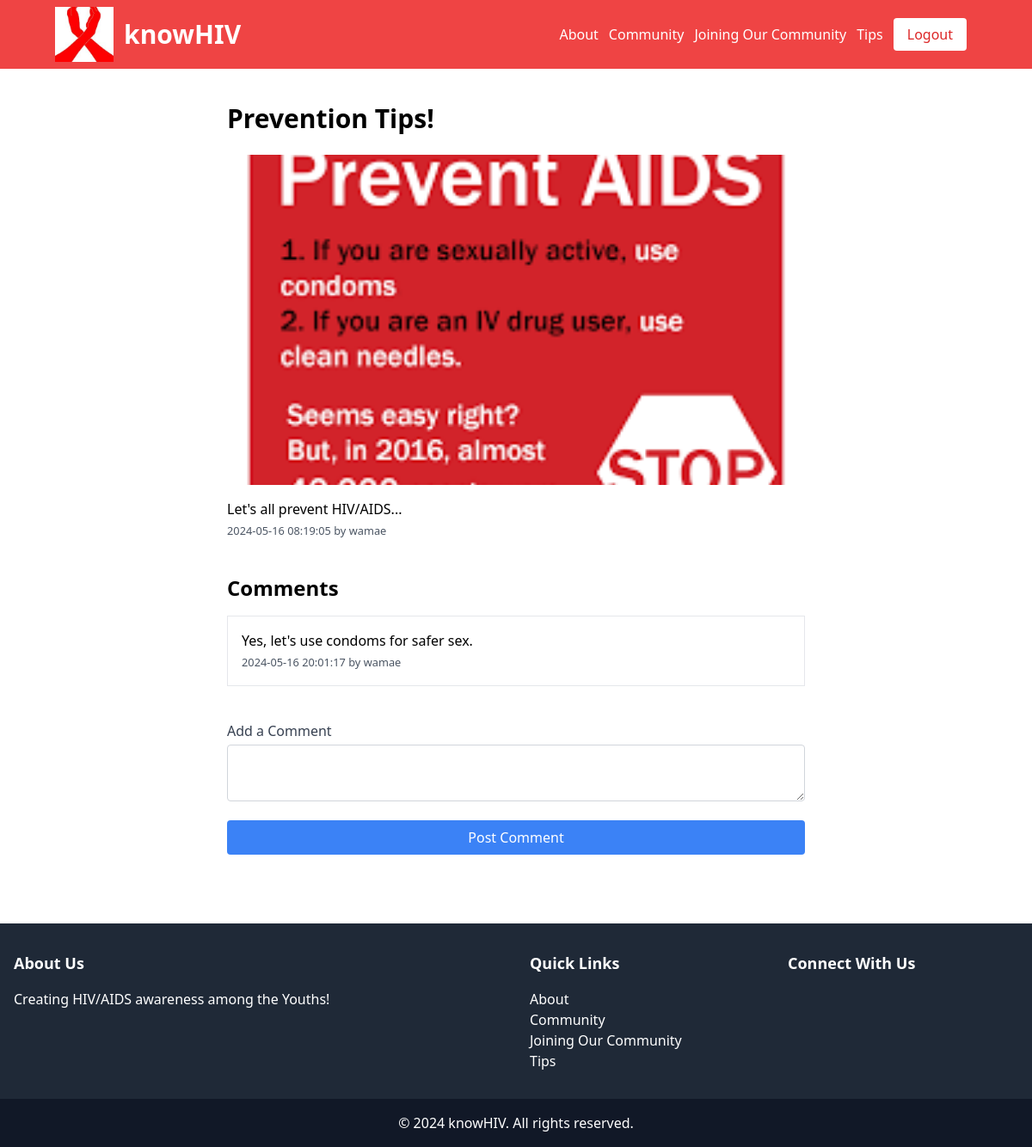
Page /view_post.php?id=11 (signed in) on the committed database.
### tables this page shows
CREATE TABLE `posts` (
  `id` int(11) NOT NULL,
  `user_id` int(11) NOT NULL,
  `title` varchar(255) NOT NULL,
  `content` text NOT NULL,
  `image_url` varchar(255) DEFAULT NULL,
  `created_at` timestamp NOT NULL DEFAULT current_timestamp(),
  `flagged` tinyint(1) DEFAULT 0
);

CREATE TABLE `users` (
  `id` int(11) NOT NULL,
  `username` varchar(50) NOT NULL,
  `email` varchar(100) NOT NULL,
  `password` varchar(255) NOT NULL,
  `created_at` timestamp NOT NULL DEFAULT current_timestamp(),
  `profile_pic` varchar(255) DEFAULT NULL,
  `reset_token` varchar(255) DEFAULT NULL,
  `reset_token_expire` datetime DEFAULT NULL,
  `is_admin` tinyint(1) DEFAULT 0
);

CREATE TABLE `comments` (
  `id` int(11) NOT NULL,
  `post_id` int(11) NOT NULL,
  `user_id` int(11) NOT NULL,
  `content` text NOT NULL,
  `created_at` timestamp NOT NULL DEFAULT current_timestamp()
);

### view_post.php (the view, shortened to what this page needs)
<?php
include 'config/db.php';
$post_id = $_GET['id'];
$stmt = $conn->prepare("SELECT p.title, p.content, p.image_url, p.created_at, u.username FROM posts p JOIN users u ON p.user_id = u.id WHERE p.id = ?");
$stmt->bind_param("i", $post_id);
$stmt->execute();
$stmt->bind_result($title, $content, $image_url, $created_at, $username);
$comments_stmt = $conn->prepare("SELECT c.content, c.created_at, u.username FROM comments c JOIN users u ON c.user_id = u.id WHERE c.post_id = ? ORDER BY c.created_at DESC");
$comments_stmt->bind_param("i", $post_id);
$comments_stmt->execute();
$comments_stmt->store_result();
$comments_stmt->bind_result($comment_content, $comment_created_at, $comment_username);
?>
<!DOCTYPE html>
<html>
<head>
    <link href="https://cdn.jsdelivr.net/npm/tailwindcss@2.0.4/dist/tailwind.min.css" rel="stylesheet">
</head>
<body>
<?php include 'includes/header.php'; ?>
<div class="max-w-2xl mx-auto mt-10">
    <h1 class="text-3xl font-bold mb-6"><?php echo htmlspecialchars($title); ?></h1>
    <?php if ($image_url): ?>
            <img src="<?php echo htmlspecialchars($image_url); ?>" alt="Post Image" class="mb-4 h-96 w-full object-cover">
    <?php endif; ?>
    <p><?php echo nl2br(htmlspecialchars($content)); ?></p>
    <small class="text-gray-600"><?php echo $created_at; ?> by <?php echo htmlspecialchars($username); ?></small>
    <div class="mt-10">
        <h2 class="text-2xl font-bold mb-4">Comments</h2>
        <?php while ($comments_stmt->fetch()): ?>
                <div class="border p-4 mb-4">
                    <p><?php echo nl2br(htmlspecialchars($comment_content)); ?></p>
                    <small class="text-gray-600"><?php echo $comment_created_at; ?> by <?php echo htmlspecialchars($comment_username); ?></small>
                </div>
        <?php endwhile; ?>
    </div>
    <form action="view_post.php?id=<?php echo $post_id; ?>" method="post" class="mt-10">
        <div class="mb-4">
            <label class="block text-gray-700">Add a Comment</label>
            <textarea name="content" class="w-full p-2 border border-gray-300 rounded mt-1" required></textarea>
        </div>
        <button type="submit" class="w-full bg-blue-500 text-white p-2 rounded">Post Comment</button>
    </form>
</div>
<?php include 'includes/footer.php'; ?>
</body>
</html>

### rows in the picture
posts: title "Prevention Tips!", image_url (picture), content "Let's all prevent HIV/AIDS...", created_at "2024-05-16 08:19:05", user.username "wamae"
comments: content "Yes, let's use condoms for safer sex.", created_at "2024-05-16 20:01:17", user.username "wamae"
